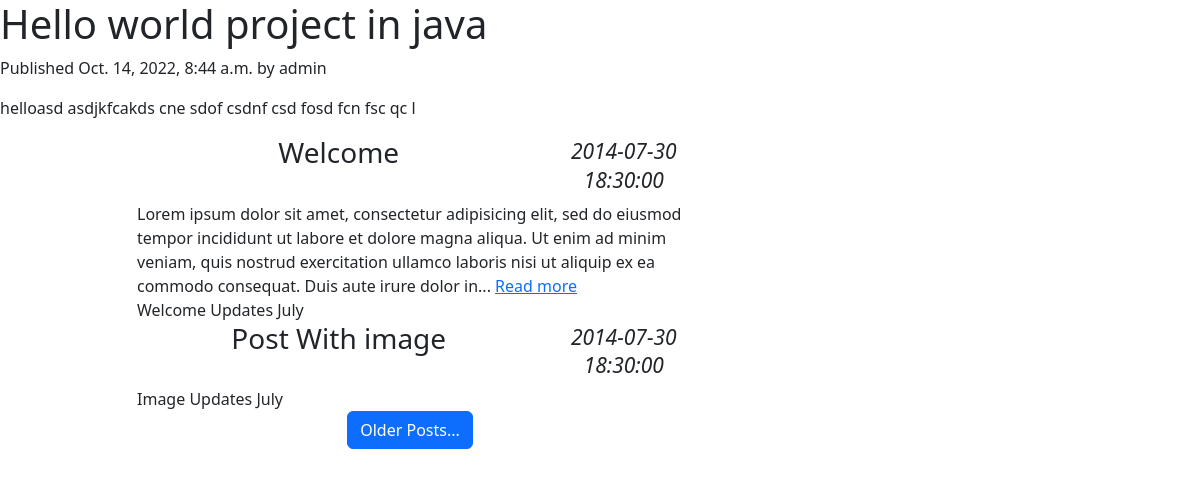
Screenshot of /blog/2022/10/14/hello-world-project-in-java/ with the database file from the repository.
### blog/models.py (models this page shows, shortened)
class Post(models.Model):
    objects = models.Manager()  # The default manager.
    published = PublishedManager()  # Our custom manager.
    STATUS_CHOICES = (
        ('draft',	'Draft'),
        ('published',	'Published'),
    )
    title = models.CharField(max_length=250)
    slug = models.SlugField(max_length=250,
                            unique_for_date='publish')
    author = models.ForeignKey(User,
                               on_delete=models.CASCADE,
                               related_name='blog_posts')
    body = models.TextField()
    publish = models.DateTimeField(default=timezone.now)
    created = models.DateTimeField(auto_now_add=True)
    updated = models.DateTimeField(auto_now=True)
    status = models.CharField(max_length=10,
                              choices=STATUS_CHOICES,
                              default='draft')
    class Meta:
        ordering = ('-publish',)

### blog/views.py (the view)
# urls.py: path('<int:year>/<int:month>/<int:day>/<slug:post>/',views.post_detail,name='post_detail'),]
def post_detail(request,	year,	month,	day,	post):
    post = get_object_or_404(Post, slug=post, status='published',
                             publish__year=year, publish__month=month, publish__day=day)
    return render(request, 'blog/post/detail.html', {'post':	post})

### blog/templates/blog/post/detail.html (shortened to what this page needs)
{% extends "blog/base.html" %} {% block title %}{{ post.title }}{% endblock %}
{% block content %}
<h1>{{ post.title }}</h1>
<p class="date">Published {{ post.publish }} by {{ post.author }}</p>
{{ post.body|linebreaks }}
<div class="container">
<div class="row">
    <div class="col-md-1"></div>
	<div class="col-md-6">
		<div id="postlist">
			<div class="panel">
                <div class="panel-heading">
                    <div class="text-center">
                        <div class="row">
                            <div class="col-sm-9">
                                <h3 class="pull-left">Welcome</h3>
                            </div>
                            <div class="col-sm-3">
                                <h4 class="pull-right">
                                <small><em>2014-07-30<br>18:30:00</em></small>
                                </h4>
                            </div>
                        </div>
                    </div>
                </div>
            <div class="panel-body">
                Lorem ipsum dolor sit amet, consectetur adipisicing elit, sed do eiusmod
                tempor incididunt ut labore et dolore magna aliqua. Ut enim ad minim veniam,
                quis nostrud exercitation ullamco laboris nisi ut aliquip ex ea commodo
                consequat. Duis aute irure dolor in... <a href="#">Read more</a>
            </div>
            <div class="panel-footer">
                <span class="label label-default">Welcome</span> <span class="label label-default">Updates</span> <span class="label label-default">July</span>
            </div>
        </div>
        <div class="panel">
                <div class="panel-heading">
                    <div class="text-center">
                        <div class="row">
                            <div class="col-sm-9">
                                <h3 class="pull-left">Post With image</h3>
                            </div>
                            <div class="col-sm-3">
                                <h4 class="pull-right">
                                <small><em>2014-07-30 18:30:00</em></small>
                                </h4>
                            </div>
                        </div>
                    </div>
                </div>
            <div class="panel-footer">
                <span class="label label-default">Image</span> <span class="label label-default">Updates</span> <span class="label label-default">July</span>
            </div>
        </div>
    </div>
		<div class="text-center"><a href="#" id="loadmore" class="btn btn-primary">Older Posts...</a></div>
</div>
	<div class="col-md-1"></div>
	<div class="col-md-3">
	</div>
	<div class="col-md-1">
	</div>
</div>
</div>
{% endblock %}

### rows the page displays
Post: publish "Oct. 14, 2022, 8:44 a.m.", author "admin", body "helloasd asdjkfcakds cne sdof csdnf csd fosd fcn fsc qc l"
